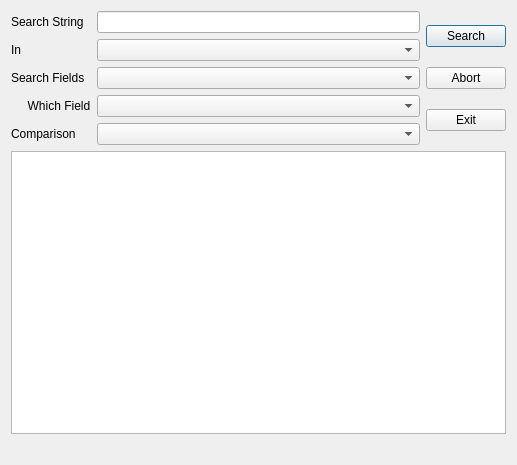
<?xml version="1.0" encoding="UTF-8"?>
<ui version="4.0">
 <class>LayerSearchDialog</class>
 <widget class="QDialog" name="LayerSearchDialog">
  <property name="geometry">
   <rect>
    <x>0</x>
    <y>0</y>
    <width>517</width>
    <height>465</height>
   </rect>
  </property>
  <property name="windowTitle">
   <string>Layer Search</string>
  </property>
  <layout class="QVBoxLayout" name="verticalLayout">
   <item>
    <layout class="QHBoxLayout" name="horizontalLayout">
     <item>
      <layout class="QVBoxLayout" name="verticalLayout_2">
       <item>
        <layout class="QFormLayout" name="formLayout">
         <property name="fieldGrowthPolicy">
          <enum>QFormLayout::AllNonFixedFieldsGrow</enum>
         </property>
         <item row="0" column="0">
          <widget class="QLabel" name="label">
           <property name="text">
            <string>Search String</string>
           </property>
          </widget>
         </item>
         <item row="0" column="1">
          <widget class="QLineEdit" name="findStringEdit"/>
         </item>
         <item row="1" column="0">
          <widget class="QLabel" name="label_2">
           <property name="text">
            <string>In</string>
           </property>
          </widget>
         </item>
         <item row="2" column="0">
          <widget class="QLabel" name="label_3">
           <property name="text">
            <string>Search Fields</string>
           </property>
          </widget>
         </item>
         <item row="2" column="1">
          <widget class="QComboBox" name="searchInComboBox"/>
         </item>
         <item row="3" column="0">
          <widget class="QLabel" name="label_4">
           <property name="text">
            <string>     Which Field</string>
           </property>
          </widget>
         </item>
         <item row="3" column="1">
          <widget class="QComboBox" name="fieldListComboBox"/>
         </item>
         <item row="4" column="0">
          <widget class="QLabel" name="label_5">
           <property name="text">
            <string>Comparison</string>
           </property>
          </widget>
         </item>
         <item row="4" column="1">
          <widget class="QComboBox" name="comparisonComboBox"/>
         </item>
         <item row="1" column="1">
          <widget class="QComboBox" name="layerListComboBox"/>
         </item>
        </layout>
       </item>
      </layout>
     </item>
     <item>
      <layout class="QVBoxLayout" name="verticalLayout_4">
       <item>
        <widget class="QPushButton" name="searchButton">
         <property name="text">
          <string>Search</string>
         </property>
        </widget>
       </item>
       <item>
        <widget class="QPushButton" name="stopButton">
         <property name="text">
          <string>Abort</string>
         </property>
        </widget>
       </item>
       <item>
        <widget class="QPushButton" name="doneButton">
         <property name="text">
          <string>Exit</string>
         </property>
        </widget>
       </item>
      </layout>
     </item>
    </layout>
   </item>
   <item>
    <widget class="QTableWidget" name="resultsTable"/>
   </item>
   <item>
    <widget class="QLabel" name="resultsLabel">
     <property name="text">
      <string/>
     </property>
    </widget>
   </item>
  </layout>
 </widget>
 <resources/>
 <connections/>
</ui>
